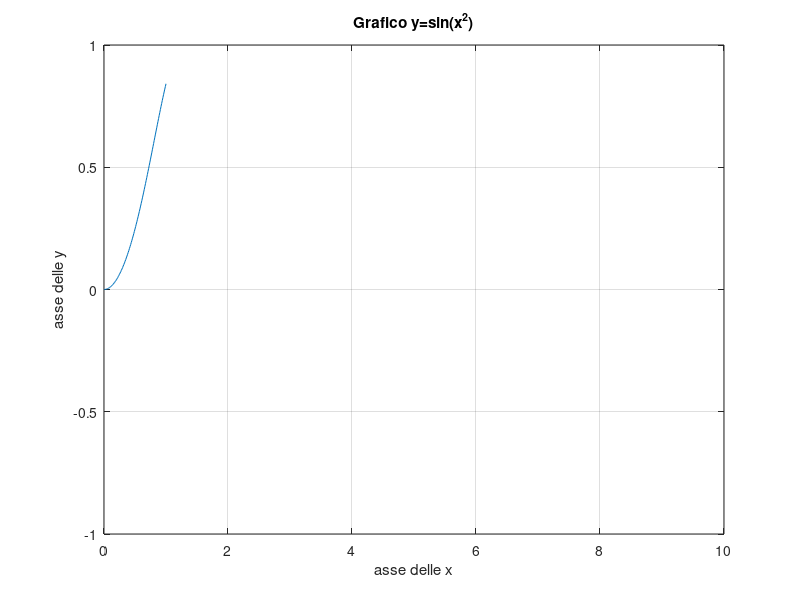
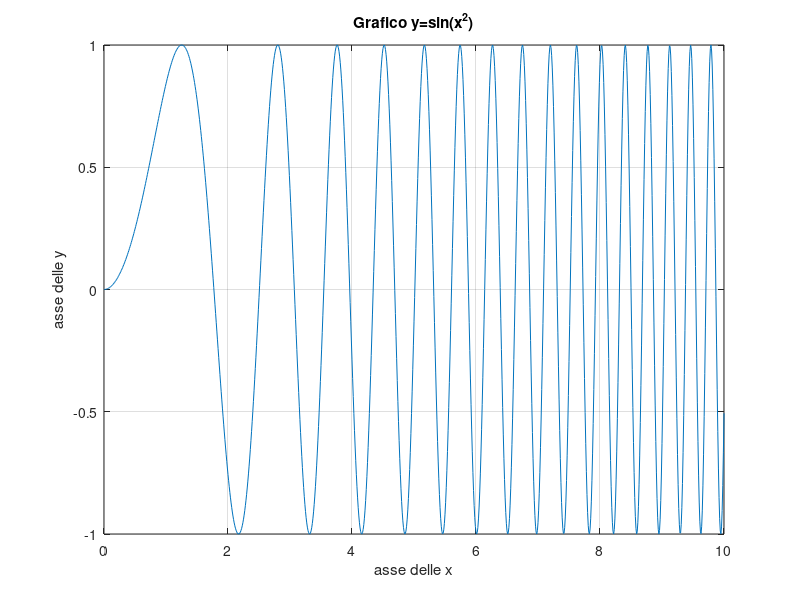

These figures' MATLAB source, in order:
clc;
clear all;
%close all;

x1=[0.0:0.01:1];
y1=sin(x1.*x1);

x2=[0.0: 0.01: 10.0];
y2=sin(x2.*x2);

figure(1);


plot(x1,y1);
title('Grafico y=sin(x^2)');
xlabel('asse delle x');
ylabel('asse delle y');
xlim([0 10]);
ylim([-1 1]);
grid("on");
hold on

figure(2);
plot(x2,y2);
title('Grafico y=sin(x^2)');
xlabel('asse delle x');
ylabel('asse delle y');
xlim([0 10]);
ylim([-1 1]);
grid("on");
hold on